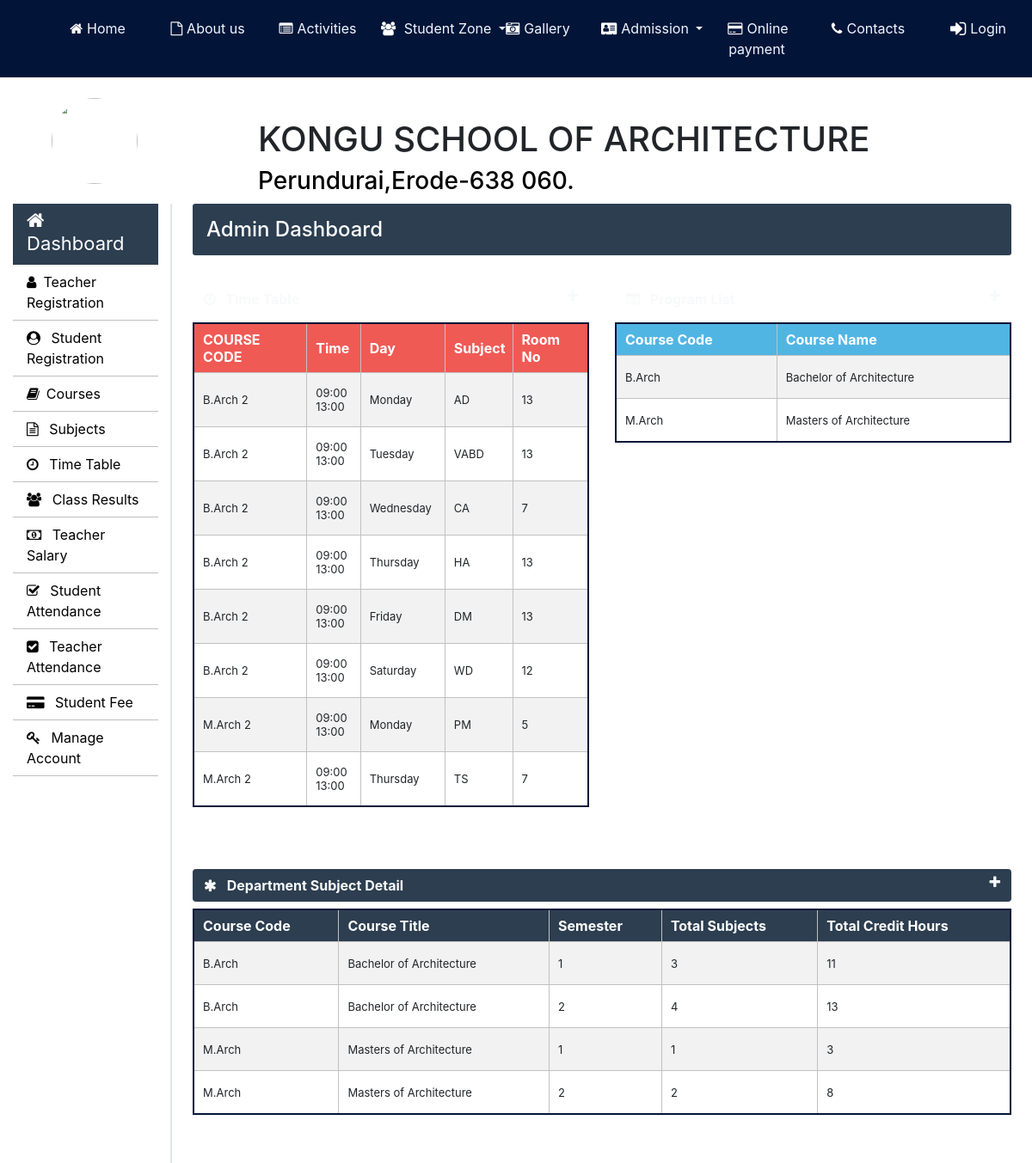
The app's page /admin/admin-index.php (signed in) with its own data.
### tables this page shows
CREATE TABLE `time_table` (
  `id` int(11) NOT NULL,
  `course_code` varchar(10) NOT NULL,
  `semester` int(11) NOT NULL,
  `timing_from` varchar(10) NOT NULL,
  `timing_to` varchar(10) NOT NULL,
  `day` varchar(20) NOT NULL,
  `subject_code` varchar(20) NOT NULL,
  `room_no` int(11) NOT NULL
);

CREATE TABLE `weekdays` (
  `day_id` int(11) NOT NULL,
  `day_name` varchar(15) NOT NULL
);

CREATE TABLE `courses` (
  `course_code` varchar(10) NOT NULL,
  `course_name` varchar(50) NOT NULL,
  `semester_or_year` varchar(10) NOT NULL,
  `no_of_year` int(10) NOT NULL
);

### Admin/admin-index.php (the view, shortened to what this page needs)
	<?php
		require_once "../connection/connection.php";
	?>
	<?php include('../common/common-header.php') ?>
	<?php include('../common/admin-sidebar.php') ?>
		<main role="main" class="col-xl-10 col-lg-9 col-md-8 ml-sm-auto px-md-4 mb-2 w-100 page-content-index">
			<div class="flex-wrap flex-md-no-wrap pt-3 pb-2 mb-3 text-white admin-dashboard pl-3">
				<h4>Admin Dashboard </h4>
			</div>
			<div class="row">
				<div class=" col-lg-6 col-md-12 col-sm-12 ">
					<div>
						<section class="mt-3">
							<div class="btn btn-block table-one text-light d-flex">
								<span class="font-weight-bold"><i class="fa fa-clock-o mr-2" aria-hidden="true"></i> Time Table</span>
								<a href="" class="ml-auto" data-toggle="collapse" data-target="#collapseOne"><i class="fa fa-plus text-light" aria-hidden="true"></i></a>
							</div>
							<div class="collapse show mt-2" id="collapseOne">
								<table class="w-100 table-elements table-one-tr"cellpadding="2">
									<tr class="pt-5 table-one text-white" style="height: 32px;">
										<th>COURSE CODE</th>
										<th>Time</th>
										<th>Day</th>
										<th>Subject</th>
										<th>Room No</th>
									</tr>
									<?php
										$query="select * from time_table tt inner join weekdays wd on tt.day=wd.day_id";
										$run=mysqli_query($con,$query);
										while($row=mysqli_fetch_array($run)) {
											echo "<tr>";
											echo "<td>".$row["course_code"]." ".$row["semester"]."</td>";
											echo "<td>".$row["timing_from"]."<br>".$row["timing_to"]."</td>";
											echo "<td>".$row["day_name"]."</td>";
											echo "<td>".$row["subject_code"]."</td>";
											echo "<td>".$row["room_no"]."</td>";
											echo "</tr>";
										}
									?>
								</table>
							</div>
						</section>
					</div>
				</div>
				<div class=" col-lg-6 col-md-12 col-sm-12">
					<div>
						<section class="mt-3">
							<div class="btn btn-block table-two text-light d-flex">
								<span class="font-weight-bold"><i class="fa fa-list-alt mr-2" aria-hidden="true"></i> Program List</span>
								<a href="" class="ml-auto" data-toggle="collapse" data-target="#collapsetwo"><i class="fa fa-plus text-light" aria-hidden="true"></i></a>
							</div>
							<div class="collapse show mt-2" id="collapsetwo">
								<table class="w-100 table-elements table-two-tr"cellpadding="2">
									<tr class="pt-5 table-two text-white" style="height: 32px;">
										<th>Course Code</th>
										<th>Course Name</th>
									</tr>
									<?php
										$query="select course_name,course_code from courses";
										$run=mysqli_query($con,$query);
										while($row=mysqli_fetch_array($run)) { ?>
											<tr>
												<td><?php echo $row['course_code'] ?></td>
												<td><?php echo $row['course_name'] ?></td>
											</tr>
										<?php }
									?>
								</table>
							</div>
						</section>
					</div>
				</div>
				<div class="col-md-12">
					<div>
						<section class="mt-4">
							<div class="btn btn-block table-three text-light d-flex">
								<span class="font-weight-bold"><i class="fa fa-asterisk mr-2" aria-hidden="true"></i> Department Subject Detail</span>
								<a href="" class="ml-auto" data-toggle="collapse" data-target="#collapsethree"><i class="fa fa-plus text-light" aria-hidden="true"></i></a>
							</div>
							<div class="collapse show mt-2" id="collapsethree">
								<table class="w-100 table-elements table-three-tr"cellpadding="2">
									<tr class="pt-5 table-three text-white" style="height: 32px;">
										<th>Course Code</th>
										<th>Course Title</th>
										<th>Semester</th>
										<th>Total Subjects</th>
										<th>Total Credit Hours</th>
									</tr>
									<?php
										$query="select course_code,course_name,semester,count(subject_code) as subject_code,sum(credit_hours) as credit_hours from course_subjects join courses using(course_code) group by course_code, semester";
										$run=mysqli_query($con,$query);
										while($row=mysqli_fetch_array($run)) {
											echo "<tr>";
											echo "<td>".$row["course_code"]."</td>";
											echo "<td>".$row["course_name"]."</td>";
											echo "<td>".$row["semester"]."</td>";
											echo "<td>".$row["subject_code"]."</td>";
											echo "<td>".$row["credit_hours"]."</td>";
											echo "</tr>";
										}
									?>
								</table>
							</div>
						</section>
					</div>
				</div>
			</div>
		</main>
	</body>
</html>

### Common/common-header.php (shortened to what this page needs)
<!doctype html>
<html lang="en">
  <head>
      <link rel="stylesheet" type="text/css" href="../bootstrap/css/bootstrap.min.css">
      <link rel="stylesheet" type="text/css" href="../css/footer.css">
      <link rel="stylesheet" type="text/css" href="../Css/style.css">
    <link rel="stylesheet" href="https://stackpath.bootstrapcdn.com/font-awesome/4.7.0/css/font-awesome.min.css">
    <link href="https://cdn.jsdelivr.net/npm/bootstrap@5.1.3/dist/css/bootstrap.min.css" rel="stylesheet">
    <link rel="stylesheet" href="css/style.css">
    <link rel="stylesheet" href="https://stackpath.bootstrapcdn.com/font-awesome/4.7.0/css/font-awesome.min.css">
    <link rel="stylesheet" href="https://stackpath.bootstrapcdn.com/bootstrap/4.3.1/css/bootstrap.min.css">
  </head>
  <body>
    <nav class="navbar navbar-expand-lg navbar-light px-5 sticky-top">
          <div class="collapse navbar-collapse" id="navbarSupportedContent">
            <ul class="navbar-nav mx-auto mb-2 mb-lg-0">
              <li class="nav-item">
                <a class="nav-link active" style="color: aliceblue;" aria-current="page" href="../home.html"><i class="fa fa-home"></i>Home</a>
              </li>
              <li class="nav-item">
                <a class="nav-link" style="color: aliceblue;" href="../about.html"><i class="fa fa-file-o"></i>About  us</a>
              </li>
              <li class="nav-item">
                <a class="nav-link" style="color: aliceblue;" href="../activities.html"><i class="fa fa-list-alt"></i>Activities</a>
              </li>
              <li class="nav-item dropdown">
                <a class="nav-link dropdown-toggle"  style="color: aliceblue;" href="#" id="navbarDropdown" role="button" data-bs-toggle="dropdown" aria-expanded="false"><i class="fa fa-users"></i> Student Zone
                </a>
              </li>
              <li class="nav-item">
                <a class="nav-link" style="color: aliceblue;" href="gallery.html"><i class="fa fa-camera-retro"></i>Gallery</a>
              </li>
              <li class="nav-item dropdown">
                <a class="nav-link dropdown-toggle"  style="color: aliceblue;" href="#" id="navbarDropdown" role="button" data-bs-toggle="dropdown" aria-expanded="false"><i class="fa fa-address-card"></i>Admission
                </a>
              <li class="nav-item">
                <a class="nav-link" style="color: aliceblue;" href="#"><i class="fa fa-credit-card"></i>Online payment</a>
              </li>
                <li class="nav-item">
                  <a class="nav-link" style="color: aliceblue;"  href="../Contact/Contact_us/contact.html"><i class="fa fa-phone"></i>Contacts</a>
                </li>
                <li class="nav-item">
                  <a class="nav-link" style="color: aliceblue;"  href="#"><i class="fa fa-sign-in text-white fa-lg"></i>Login</a>
                </li>
              </li>
            </ul>
          </div>
      </nav>
      <br>
      <div class="sec position-sticky">
        <div class="sec-logo">
          <img src="../images/KSA(logo).jpg">
        </div><br>
        <div class="sec-head">
          <h1>KONGU SCHOOL OF ARCHITECTURE</h1>
          <h3 style="color: black;">Perundurai,Erode-638 060.</h3>
        </div>
    </div>
  </body>

### Common/admin-sidebar.php (shortened to what this page needs)
 <nav id="sidebarMenu" class="">
<div class="col-xl-2 col-lg-3 col-md-4 sidebar position-fixed border-right">
     <div class="sidebar-header">
       <div class="nav-item">
           <a class="nav-link text-white" href="../admin/admin-index.php">
               <i class="fa fa-home mr-2" aria-hidden="true"></i> Dashboard
           </a>
       </div>
     </div>
     <ul class="nav flex-column">
       <li class="nav-item">
         <a class="nav-link" href="../admin/Teacher.php">
           <i class="fa fa-user mr-2" aria-hidden="true"></i>Teacher Registration
         </a>
     </li>
       <li class="nav-item">
         <a class="nav-link" href="../admin/Student.php">
           <i class="fa fa-user-circle mr-2" aria-hidden="true"></i> Student Registration
         </a>
       </li>
       <li class="nav-item">
         <a class="nav-link" href="../admin/Courses.php">
           <i class="fa fa-book mr-2" aria-hidden="true"></i>Courses
         </a>
       </li>
       <li class="nav-item">
         <a class="nav-link" href="../admin/subjects.php">
           <i class="fa fa-file-text-o mr-2" aria-hidden="true"></i> Subjects
         </a>
       </li>
       <li class="nav-item">
         <a class="nav-link" href="../admin/time-table.php">
            <i class="fa fa-clock-o mr-2" aria-hidden="true"></i> Time Table
         </a>
 </li>
       <li class="nav-item">
         <a class="nav-link" href="../admin/class-result.php">
           <i class="fa fa-users mr-2" aria-hidden="true"></i> Class Results
         </a>
       </li>
       <li class="nav-item">
         <a class="nav-link" href="../admin/teacher-salary.php">
           <i class="fa fa-money mr-2" aria-hidden="true"></i> Teacher Salary
         </a>
       </li>
       <li class="nav-item">
         <a class="nav-link" href="../admin/student-attendance.php">
           <i class="fa fa-check-square-o mr-2" aria-hidden="true"></i> Student Attendance
         </a>
       </li>
       <li class="nav-item">
         <a class="nav-link" href="../admin/teacher-attendance.php">
           <i class="fa fa-check-square mr-2" aria-hidden="true"></i> Teacher Attendance
         </a>
       </li>
       <li class="nav-item">
         <a class="nav-link" href="../admin/student-fee.php">
           <i class="fa fa-credit-card-alt mr-2" aria-hidden="true"></i> Student Fee
         </a>
       </li>
       <li class="nav-item">
         <a class="nav-link" href="../admin/manage-accounts.php">
           <i class="fa fa-key mr-2" aria-hidden="true"></i> Manage Account
         </a>
       </li>
     </ul>
   </div>
 </nav>

### css/footer.css (style rules this page uses)
.footer-top h2,h3 { color: #fff; }

### css/style.css (style rules this page uses)
.sec-logo img { position: absolute; left: 5%; height: 100px; width:auto; border-radius: 80%; }
.sec-head h1 { padding-left: 25%; }
.sec-head h3 { padding-left: 25%; }
.navbar { padding: 5px 0px; background-color:rgb(2, 20, 56); text-align: center; position:fixed; }
.navbar ul { padding: 5px 0px; background:rgb(2, 20, 56); background-size: cover; background-position: top; text-align: center; margin-left: 0%; }
.navbar ul li { width: 163px; }
.navbar .fa { margin-right: 5px; margin-left: 3px; color: #fff; }
.navbar a { color: #ffffff; }
@media only screen and (min-width:900px) and (max-width: 1200px) { .navbar ul li { width: 128px; } }
table { border-collapse:collapse; border-spacing: 0; width: 100%; border: 2px solid rgb(2, 20, 56); }
th, td { text-align: left; padding: 8px; }
tr:nth-child(even) { background-color: #f2f2f2 }
.committie th, td { border: 1px solid rgb(2, 20, 56); border-style:dotted; text-align: left; padding: 15px; height: 50px; }
*,*:after,*:before { -webkit-box-sizing: border-box; -moz-box-sizing: border-box; -ms-box-sizing: border-box; box-sizing: border-box; }
section { float: left; width: 100%; padding-bottom:3em; }
body { margin: 1em; }
h1 { font-size: 35px; }
h3 { font-size: 25px; }
h4 { font-size: 22px; }
.sidebar { padding: 0; margin-top: 1px; height: 100%; box-shadow: inset -1px 0 0 rgba(0, 0, 0, .1); background-color: #fff; }
.sidebar-header { background: #2c3e50; font-size: 22px !important; }
.sidebar ul { background-color: #ffffff; }
.sidebar ul li { border-bottom: 1px solid rgb(192, 190, 190); }
.sidebar ul li a { font-size: 16px !important; color: black; }
.admin-dashboard { margin-top: 1px !important; background: #2c3e50 !important; border-radius: 3px; }
.table-elements tr, td, th { font-size: 13px; border: 1px solid rgb(194, 193, 193); padding-left: 10px !important; }
.table-one { background: #eb1811b6; }
.table-two { background: #51b5e4; }
.table-three { background: #2c3e50 !important; }
.table-font-for-transcript td, th { font-size: 16px !important; }

### records on screen
time_table: course_code "B.Arch", semester "2", timing_from "09:00", timing_to "13:00", weekdays.day_name "Monday", subject_code "AD", room_no "13"
time_table: course_code "B.Arch", semester "2", timing_from "09:00", timing_to "13:00", weekdays.day_name "Tuesday", subject_code "VABD", room_no "13"
time_table: course_code "B.Arch", semester "2", timing_from "09:00", timing_to "13:00", weekdays.day_name "Wednesday", subject_code "CA", room_no "7"
time_table: course_code "B.Arch", semester "2", timing_from "09:00", timing_to "13:00", weekdays.day_name "Thursday", subject_code "HA", room_no "13"
time_table: course_code "B.Arch", semester "2", timing_from "09:00", timing_to "13:00", weekdays.day_name "Friday", subject_code "DM", room_no "13"
time_table: course_code "B.Arch", semester "2", timing_from "09:00", timing_to "13:00", weekdays.day_name "Saturday", subject_code "WD", room_no "12"
time_table: course_code "M.Arch", semester "2", timing_from "09:00", timing_to "13:00", weekdays.day_name "Monday", subject_code "PM", room_no "5"
time_table: course_code "M.Arch", semester "2", timing_from "09:00", timing_to "13:00", weekdays.day_name "Thursday", subject_code "TS", room_no "7"
courses: course_code "B.Arch", course_name "Bachelor of Architecture"
courses: course_code "M.Arch", course_name "Masters of Architecture"

### other values on screen
$row["course_code"] "B.Arch"
$row["course_name"] "Bachelor of Architecture"
$row["semester"] "1"
$row["subject_code"] "3"
$row["credit_hours"] "11"
$row["semester"] "2"
$row["subject_code"] "4"
$row["credit_hours"] "13"
$row["course_code"] "M.Arch"
$row["course_name"] "Masters of Architecture"
$row["subject_code"] "1"
$row["credit_hours"] "3"
$row["subject_code"] "2"
$row["credit_hours"] "8"
